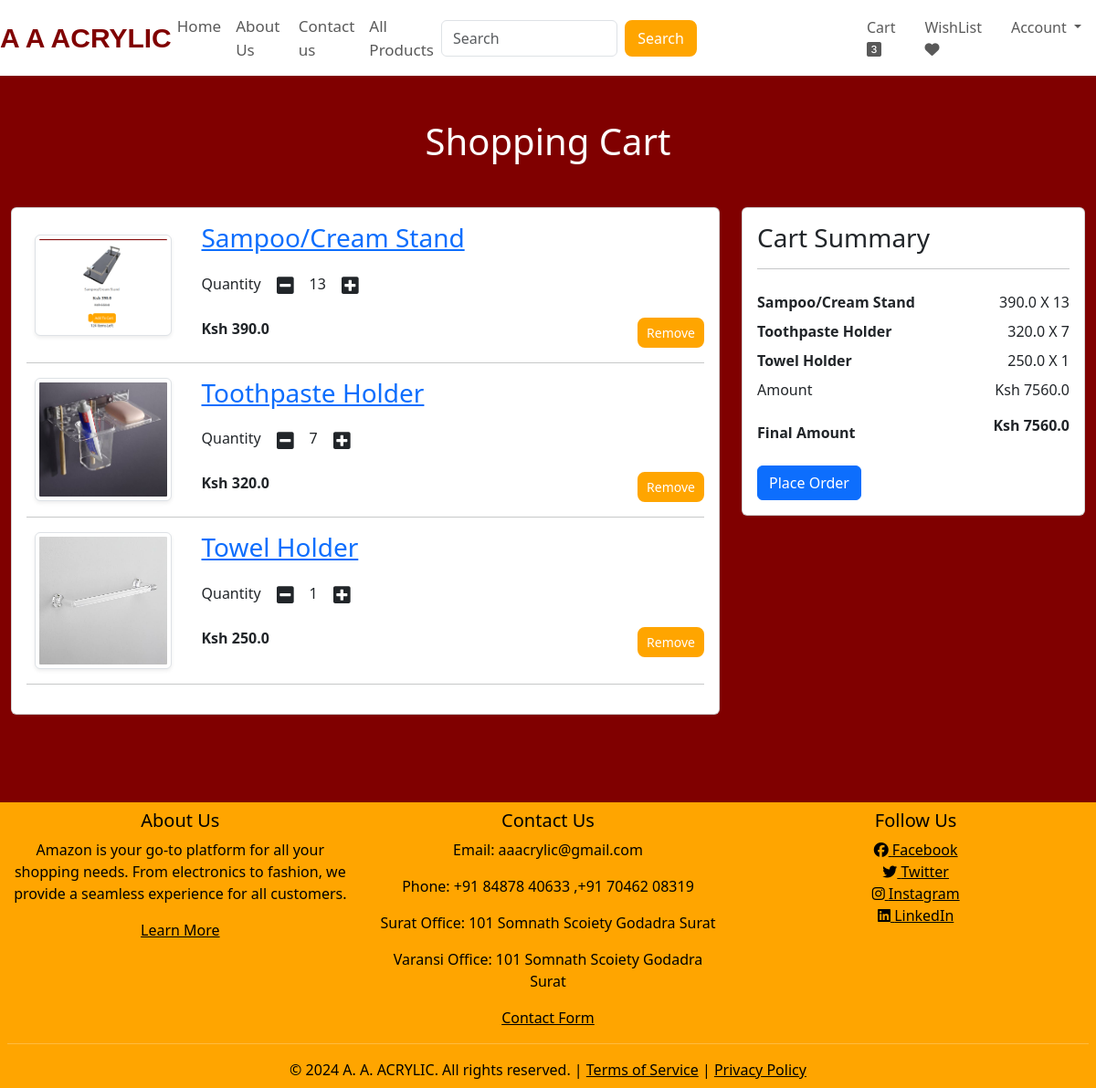
Page /cart (signed in) on the earlier database version.
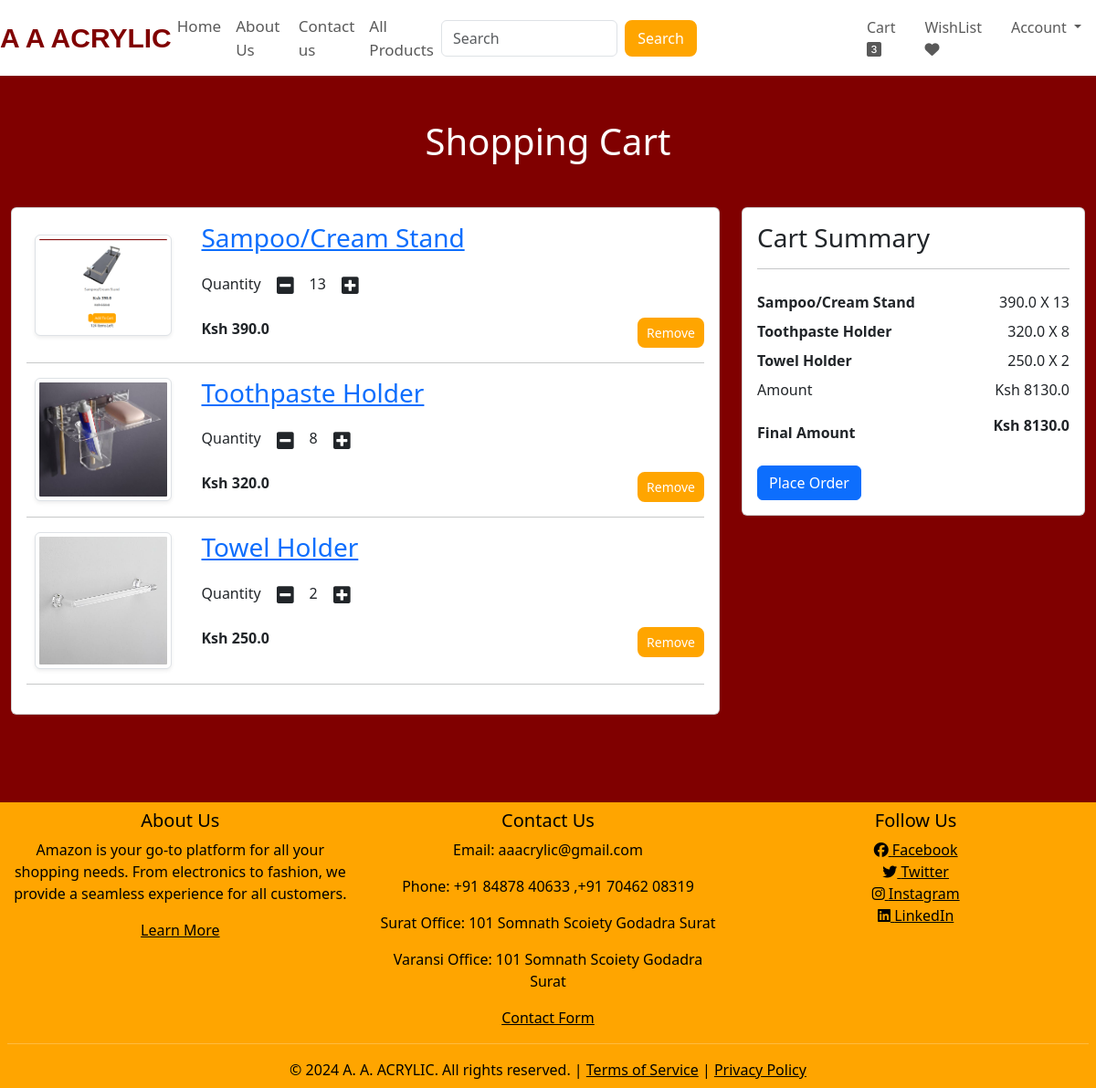
Same page on the later database version.
### website/models.py (models this page shows, shortened)
class Cart(db.Model):
    id = db.Column(db.Integer, primary_key=True)
    quantity = db.Column(db.Integer, nullable=False)
    customer_link = db.Column(db.Integer, db.ForeignKey('customer.id'), nullable=False)
    product_link = db.Column(db.Integer, db.ForeignKey('product.id'), nullable=False)

class Product(db.Model):
    id = db.Column(db.Integer, primary_key=True)
    product_name = db.Column(db.String(100), nullable=False)
    current_price = db.Column(db.Float, nullable=False)
    previous_price = db.Column(db.Float, nullable=False)
    in_stock = db.Column(db.Integer, nullable=False)
    product_picture = db.Column(db.String(1000), nullable=False)
    flash_sale = db.Column(db.Boolean, default=False)
    date_added = db.Column(db.DateTime, default=datetime.utcnow)
    carts = db.relationship('Cart', backref=db.backref('product', lazy=True))
    orders = db.relationship('Order', backref=db.backref('product', lazy=True))

### website/views.py (the view)
@views.route('/cart')
@login_required
def show_cart():
    cart = Cart.query.filter_by(customer_link=current_user.id).all()
    amount = sum(item.product.current_price * item.quantity for item in cart)
    return render_template('cart.html', cart=cart, amount=amount, total=amount)

### website/templates/cart.html (shortened to what this page needs)
{% extends 'base.html' %}
{% block body %}
<div class="container my-5">
    <div class="row">
        {% if cart %}
        <h1 class="text-center mb-5" style="color: white;">Shopping Cart</h1>
        <div class="col-sm-8">
            <div class="card">
                <div class="card-body">
                    {% for item in cart %}
                    <div class="row">
                        <div class="col-sm-3 text-center align-self-center">
                            <a href="{{ url_for('admin.product_details', product_id=item.product.id) }}">
                                <img src="{{ item.product.product_picture }}" alt="" class="img-fluid img-thumbnail shadow-sm" height="150px" width="150px">
                            </a>
                        </div>
                        <div class="col-sm-9">
                            <div>
                                <a href="{{ url_for('admin.product_details', product_id=item.product.id) }}">
                                    <h3>{{ item.product.product_name }}</h3>
                                </a>
                                <div class="my-3">
                                    <label for="quantity">Quantity</label>
                                    <a class="minus-cart btn" pid="{{ item.id }}"><i class="fas fa-minus-square fa-lg"></i></a>
                                    <span id="quantity">{{ item.quantity }}</span>
                                    <a class="plus-cart btn" pid="{{ item.id }}"><i class="fas fa-plus-square fa-lg"></i></a>
                                </div>
                                <div class="d-flex justify-content-between">
                                    <p class="mb-0"><span><strong>Ksh {{ item.product.current_price }}</strong></span></p>
                                    <a href="#" class="remove-cart btn btn-sm btn-secondary mr-3" pid="{{ item.id }}">Remove</a>
                                </div>
                            </div>
                        </div>
                    </div>
                    <hr>
                    {% endfor %}
                </div>
            </div>
        </div>
        <div class="col-sm-4">
            <div class="card">
                <div class="card-body">
                    <h3>Cart Summary</h3>
                    <hr color="black">
                    <ul class="list-group">
                        {% for item in cart %}
                        <li class="list-group-item d-flex justify-content-between align-items-center border-0 px-0 pb-0">
                            <strong>{{ item.product.product_name }}</strong>
                            <span id="amount">{{ item.product.current_price }} X <span id="quantity{{ item.id }}">{{ item.quantity }}</span></span>
                        </li>
                        {% endfor %}
                        <li class="list-group-item d-flex justify-content-between align-items-center border-0 px-0 pb-0">Amount <span>Ksh <span id="amount_tt">{{ amount }}</span></span></li>
                        <li class="list-group-item d-flex justify-content-between align-items-center border-0 px-0 mb-3">
                            <div style="margin-top: 15px;">
                                <strong>Final Amount</strong>
                            </div>
                            <span><strong>Ksh </strong><span id="totalamount"><strong>{{ total }}</strong></span></span>
                        </li>
                    </ul>
                    <div class="d-grid">
                        <form action="{{ url_for('views.place_order') }}" method="POST">
                            <button type="submit" class="btn btn-primary">Place Order</button>
                        </form>
                    </div>
                </div>
            </div>
        </div>
        {% else %}
        <h1 class="text-center mb-5" style="color: white;">Your Cart is Empty</h1>
        {% endif %}
    </div>
</div>
{% endblock %}

Differences in the rows shown:
changed Cart "Toothpaste Holder": quantity "7" → "8"
changed Cart "Towel Holder": quantity "1" → "2"
Other differences:
{{ amount }}: "7560.0" → "8130.0"
{{ total }}: "7560.0" → "8130.0"
